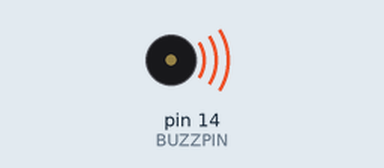
Simulated run of this sketch. Board: Arduino Uno, built with avr-gcc and run on an emulated ATmega328P. Shown: buzzer (waves = sounding).

Above: at 0.4 s.
At 6.7 s:
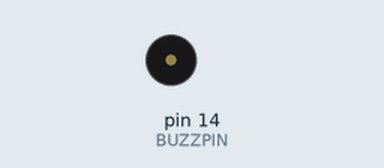
Timing chart, 0 to 8.1 s (numbered marks = the images above):
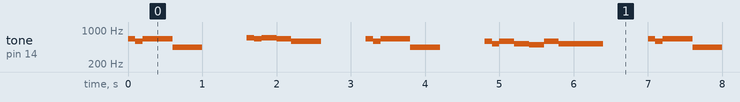

Measured:
- by itself, tone on pin 14 (BUZZPIN): plays 659 Hz for 0.10 s, 587 Hz for 0.10 s, 659 Hz for 0.40 s, 440 Hz for 0.40 s, 698 Hz for 0.10 s, 659 Hz for 0.10 s … (373 notes in this stretch)

The sketch:

tunes.ino
```cpp
/*
 * tone(pin, frequency_in_Hz)
 *
 * Things to try:
 *
 * - play a scale using the tones[] array
 * - play a simple tune
 */

const int BUZZPIN = 14;
const int BEAT = 100;
int tones[] = {261, 277, 294, 311, 330, 349, 370, 392, 415, 440};
//            mid C  C#   D    D#   E    F    F#   G    G#   A
// 				every octave doubles the frequency

void setup()
{
	pinMode(BUZZPIN, OUTPUT);
}

void loop()
{
	tone(BUZZPIN, 659);
	delay(BEAT * 1);
	tone(BUZZPIN, 587);
	delay(BEAT * 1);
	tone(BUZZPIN, 659);
	delay(BEAT * 4);
	tone(BUZZPIN, 440);
	delay(BEAT * 4);
	// rest
	noTone(BUZZPIN);
	delay(BEAT * 6);
	// rest
	tone(BUZZPIN, 698);
	delay(BEAT * 1);
	tone(BUZZPIN, 659);
	delay(BEAT * 1);
	tone(BUZZPIN, 698);
	delay(BEAT * 2);
	tone(BUZZPIN, 659);
	delay(BEAT * 2);
	tone(BUZZPIN, 587);
	delay(BEAT * 4);
	// rest
	noTone(BUZZPIN);
	delay(BEAT * 6);
	// rest
	tone(BUZZPIN, 659);
	delay(BEAT * 1);
	tone(BUZZPIN, 587);
	delay(BEAT * 1);
	tone(BUZZPIN, 659);
	delay(BEAT * 4);
	tone(BUZZPIN, 440);
	delay(BEAT * 4);
	// rest
	noTone(BUZZPIN);
	delay(BEAT * 6);
	// rest
	tone(BUZZPIN, 587);
	delay(BEAT * 1);
	tone(BUZZPIN, 523);
	delay(BEAT * 1);
	tone(BUZZPIN, 587);
	delay(BEAT * 2);
	tone(BUZZPIN, 523);
	delay(BEAT * 2);
	tone(BUZZPIN, 494);
	delay(BEAT * 2);
	tone(BUZZPIN, 587);
	delay(BEAT * 2);
	tone(BUZZPIN, 523);
	delay(BEAT * 6);
	// rest
	noTone(BUZZPIN);
	delay(BEAT * 6);
	// rest
}
```
